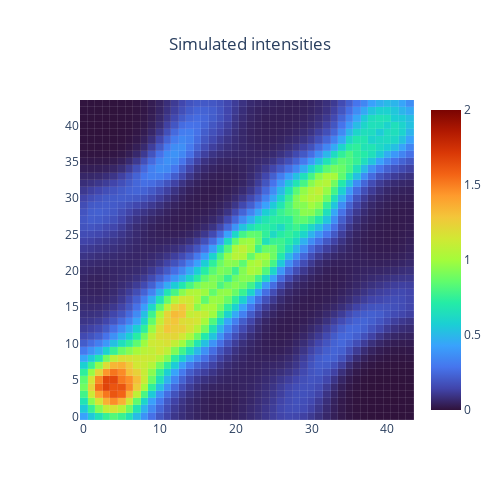

The notebook cell saved with this chart:
### Code cell
import plotly.graph_objects as go

def plot_heatmap(matrix, title='', color_scale="Turbo"):
    """ Plot a heatmap of the input matrix using Plotly. """
    line_options = dict(width=0.5, color='white')
    fig = go.Figure(data=go.Heatmap(z=matrix, colorscale=color_scale, zmin=0,
        zmax=2, 
        xgap=0.1, 
        ygap=0.1 ))
    fig.update_layout(
        title=title, autosize=False, width=500, height=500,
        title_x=0.5,  # This centers the title
        xaxis_showgrid=True,
        yaxis_showgrid=True,
        xaxis_gridcolor='white',
        yaxis_gridcolor='white')

    return fig

plot_heatmap(m_pred.T, "Simulated intensities").show()

### Figure 1 — Plotly figure (JSON) as saved in the notebook; plotly's stock layout.template omitted (floating-point values rounded to 4 significant figures; data arrays with more than 128 entries replaced by an {"elided": "..."} marker saying what was removed)
{"data": [{"colorscale": [[0, "#30123b"], [0.07143, "#4145ab"], [0.1429, "#4675ed"], [0.2143, "#39a2fc"], [0.2857, "#1bcfd4"], [0.3571, "#24eca6"], [0.4286, "#61fc6c"], [0.5, "#a4fc3b"], [0.5714, "#d1e834"], [0.6429, "#f3c63a"], [0.7143, "#fe9b2d"], [0.7857, "#f36315"], [0.8571, "#d93806"], [0.9286, "#b11901"], [1, "#7a0402"]], "type": "heatmap", "xgap": 0.1, "ygap": 0.1, "z": {"elided": "44x44 float values"}, "zmax": 2, "zmin": 0}], "layout": {"autosize": false, "height": 500, "title": {"text": "Simulated intensities", "x": 0.5}, "width": 500, "xaxis": {"gridcolor": "white", "showgrid": true}, "yaxis": {"gridcolor": "white", "showgrid": true}}}
